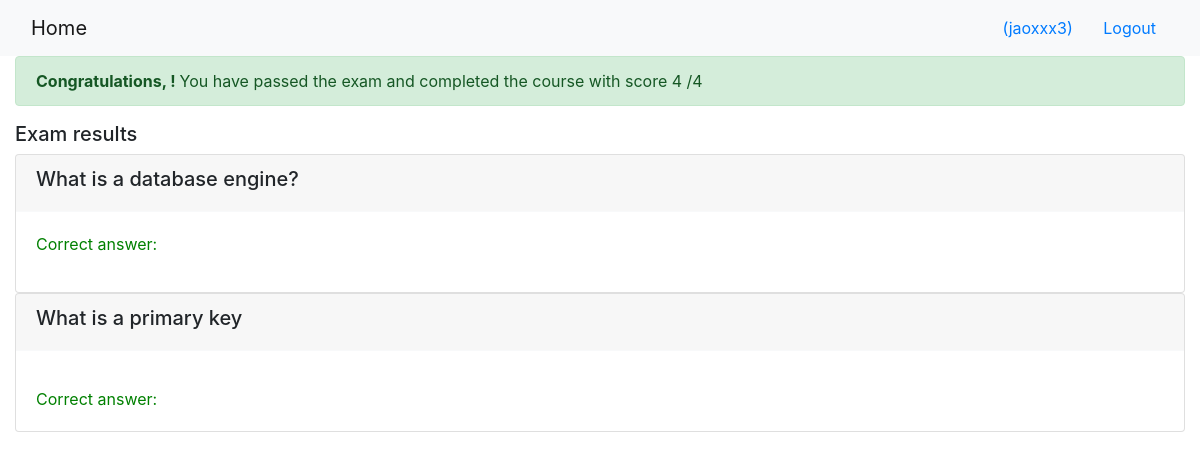
The page /onlinecourse/course/1/submission/1/result/ (signed in) on the database its author committed.
### onlinecourse/models.py (models this page shows)
class Question(models.Model):
    lesson = models.ForeignKey(Lesson, on_delete=models.CASCADE)
    course = models.ForeignKey(Course, on_delete=models.CASCADE)
    text = models.CharField(max_length=300, default="input a question")
    grade = models.IntegerField(default=0)
    def is_get_score(self, selected_ids):
        all_answers = self.choice_set.filter(is_correct=True).count()
        selected_correct = self.choice_set.filter(is_correct=True, id__in=selected_ids).count()
        if all_answers == selected_correct:
            return True
        else:
            return False

class Choice(models.Model):
    question = models.ForeignKey(Question, on_delete=models.CASCADE)
    choice_text = models.TextField()
    is_correct = models.BooleanField()

### onlinecourse/views.py (the view)
# urls.py: path('course/<int:course_id>/submission/<int:submission_id>/result/', views.show_exam_result, name='show_exam_result'),
def show_exam_result(request, course_id, submission_id):
    course = get_object_or_404(Course, pk=course_id)
    submission = get_object_or_404(Submission, pk=submission_id)
    choices = submission.choices.all()
    total_mark, mark = 0, 0
    for question in course.question_set.all():
        total_mark += question.grade
        if question.is_get_score(choices):
            mark += question.grade
    return render(
        request,
        'onlinecourse/exam_result_bootstrap.html',
        {"course":course, "choices":choices,"mark":mark,
            "total_mark": total_mark,
            "submission": submission,
            "grade": int((mark / total_mark) * 100) }
    )

### onlinecourse/templates/onlinecourse/exam_result_bootstrap.html (shortened to what this page needs)
<!DOCTYPE html>
<html lang="en">
<head>
    {% load static %}
    <link rel="stylesheet" href="https://maxcdn.bootstrapcdn.com/bootstrap/4.5.2/css/bootstrap.min.css">
</head>
<body>
 <nav class="navbar navbar-light bg-light">
    <div class="container-fluid">
        <div class="navbar-header">
              <a class="navbar-brand" href="{% url 'onlinecourse:index' %}">Home</a>
        </div>
        <ul class="nav navbar-nav navbar-right">
            {% if user.is_authenticated %}
            <li>
                <a class="btn btn-link" href="#">{{ user.first_name }}({{ user.username }})</a>
                <a class="btn btn-link" href="{% url 'onlinecourse:logout' %}">Logout</a>
            </li>
            {% endif %}
        </ul>
    </div>
</nav>
<div class="container-fluid">
    {% if grade > 80 %}
    <div class="alert alert-success">
       <b> Congratulations, {{user.name}} ! </b> You have passed the exam and completed
            the course with score {{mark}} /{{total_mark}}
    </div>
        {% else %}
        <div class="alert alert-danger">
            <b> Failed ! </b>Sorry, {{user.name}} ! You have failed with score  {{mark}} /{{total_mark}}
        </div>
        <a class="btn btn-link text-danger" href="{% url 'onlinecourse:course_details' course.id %}">Re-test</a>
        {% endif %}
        <div class="card-columns-vertical mt-1">
        <h5 class="">Exam results</h5>
            {% for question in course.question_set.all %}
                <div class="card">
                    <div class="card-header border-light">
                        <h5>{{question.text}}</h5>
                    </div>
                    <div class="card-body">
                        {% for choice in question.choice_set.all %}
                           {% if choice.is_correct and choice in choices %}
                            <p class="card-text" style="color:green">Correct answer: {{choice.text}}</p>
                            {% elif choice.is_correct and choice not in choices %}
                            <p class="card-text" style="color:orange">Not selected: {{choice.text}}</p>
                            {% elif choice.is_correct == False and choice in choices %}
                            <p class="card-text" style="color:red">Wrong answer: {{choice.text}}</p>
                            {% else %}
                            <p class="card-text" style="color:black">{{choice.text}}</p>
                            {% endif %}
                        {% endfor %}
                    </div>
                </div>
            {% endfor %}
        </div>
    </div>
</body>
</html>

### rows shown on the page
Question: text "What is a database engine?"
Question: text "What is a primary key"

### other values the page prints
{{ user.username }} "jaoxxx3"
{{ mark }} "4"
{{ total_mark }} "4"
